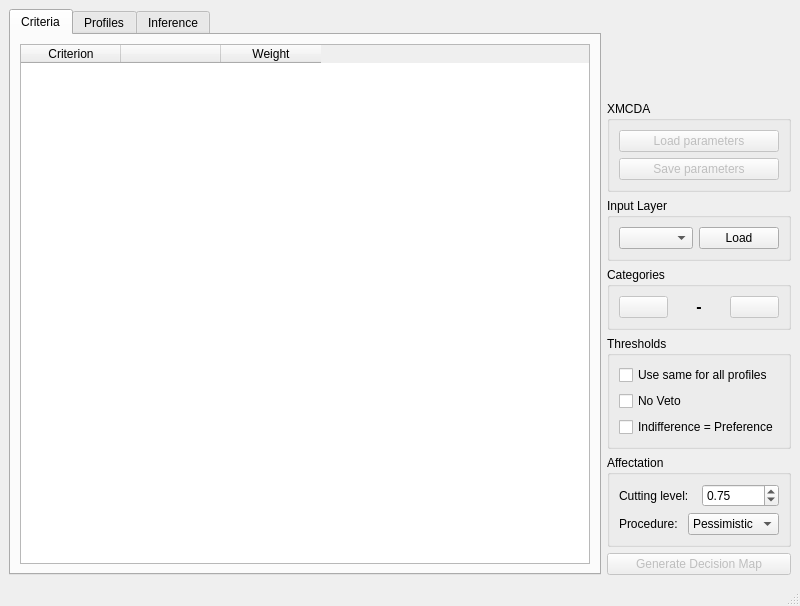
<?xml version="1.0" encoding="UTF-8"?>
<ui version="4.0">
 <class>EtriMainWindow</class>
 <widget class="QMainWindow" name="EtriMainWindow">
  <property name="geometry">
   <rect>
    <x>0</x>
    <y>0</y>
    <width>800</width>
    <height>606</height>
   </rect>
  </property>
  <property name="windowTitle">
   <string>Electre Tri</string>
  </property>
  <widget class="QWidget" name="centralwidget">
   <layout class="QGridLayout" name="gridLayout">
    <item row="0" column="0">
     <widget class="QTabWidget" name="Tab_params">
      <property name="currentIndex">
       <number>0</number>
      </property>
      <widget class="QWidget" name="tab_criteria">
       <attribute name="title">
        <string>Criteria</string>
       </attribute>
       <layout class="QGridLayout" name="gridLayout_2">
        <item row="0" column="0">
         <widget class="QTableWidget" name="table_crit">
          <property name="dragEnabled">
           <bool>false</bool>
          </property>
          <property name="alternatingRowColors">
           <bool>false</bool>
          </property>
          <property name="showGrid">
           <bool>false</bool>
          </property>
          <property name="cornerButtonEnabled">
           <bool>false</bool>
          </property>
          <property name="rowCount">
           <number>0</number>
          </property>
          <attribute name="horizontalHeaderVisible">
           <bool>true</bool>
          </attribute>
          <attribute name="horizontalHeaderDefaultSectionSize">
           <number>100</number>
          </attribute>
          <attribute name="horizontalHeaderHighlightSections">
           <bool>false</bool>
          </attribute>
          <attribute name="verticalHeaderVisible">
           <bool>false</bool>
          </attribute>
          <attribute name="verticalHeaderHighlightSections">
           <bool>false</bool>
          </attribute>
          <attribute name="verticalHeaderShowSortIndicator" stdset="0">
           <bool>false</bool>
          </attribute>
          <attribute name="verticalHeaderVisible">
           <bool>false</bool>
          </attribute>
          <attribute name="horizontalHeaderVisible">
           <bool>true</bool>
          </attribute>
          <attribute name="verticalHeaderShowSortIndicator" stdset="0">
           <bool>false</bool>
          </attribute>
          <attribute name="horizontalHeaderHighlightSections">
           <bool>false</bool>
          </attribute>
          <attribute name="verticalHeaderHighlightSections">
           <bool>false</bool>
          </attribute>
          <attribute name="horizontalHeaderDefaultSectionSize">
           <number>100</number>
          </attribute>
          <column>
           <property name="text">
            <string>Criterion</string>
           </property>
          </column>
          <column>
           <property name="text">
            <string/>
           </property>
          </column>
          <column>
           <property name="text">
            <string>Weight</string>
           </property>
          </column>
         </widget>
        </item>
       </layout>
      </widget>
      <widget class="QWidget" name="tab_profiles">
       <attribute name="title">
        <string>Profiles</string>
       </attribute>
       <layout class="QGridLayout" name="gridLayout_5">
        <item row="0" column="0">
         <widget class="QTableWidget" name="table_prof"/>
        </item>
        <item row="1" column="0">
         <widget class="QTabWidget" name="tab_thresholds">
          <property name="tabPosition">
           <enum>QTabWidget::North</enum>
          </property>
          <property name="tabShape">
           <enum>QTabWidget::Rounded</enum>
          </property>
          <property name="currentIndex">
           <number>0</number>
          </property>
          <widget class="QWidget" name="tab_indiff">
           <attribute name="title">
            <string>Indifference</string>
           </attribute>
           <layout class="QGridLayout" name="gridLayout_3">
            <item row="0" column="1">
             <widget class="QTableWidget" name="table_indiff"/>
            </item>
           </layout>
          </widget>
          <widget class="QWidget" name="tab_pref">
           <attribute name="title">
            <string>Preference</string>
           </attribute>
           <layout class="QGridLayout" name="gridLayout_4">
            <item row="0" column="0">
             <widget class="QTableWidget" name="table_pref"/>
            </item>
           </layout>
          </widget>
          <widget class="QWidget" name="tab_veto">
           <attribute name="title">
            <string>Veto</string>
           </attribute>
           <layout class="QGridLayout" name="gridLayout_7">
            <item row="0" column="0">
             <widget class="QTableWidget" name="table_veto"/>
            </item>
           </layout>
          </widget>
         </widget>
        </item>
       </layout>
      </widget>
      <widget class="QWidget" name="tab_inference">
       <attribute name="title">
        <string>Inference</string>
       </attribute>
       <layout class="QGridLayout" name="gridLayout_6">
        <item row="1" column="0">
         <widget class="QGroupBox" name="group_refs">
          <property name="title">
           <string>Reference actions</string>
          </property>
          <layout class="QVBoxLayout" name="verticalLayout_3">
           <item>
            <widget class="QTableWidget" name="table_refs">
             <property name="editTriggers">
              <set>QAbstractItemView::NoEditTriggers</set>
             </property>
             <column>
              <property name="text">
               <string>Category</string>
              </property>
              <property name="textAlignment">
               <set>AlignHCenter|AlignVCenter|AlignCenter</set>
              </property>
             </column>
            </widget>
           </item>
           <item>
            <layout class="QHBoxLayout" name="horizontalLayout">
             <item>
              <widget class="QPushButton" name="Bchooserefs">
               <property name="enabled">
                <bool>false</bool>
               </property>
               <property name="text">
                <string>Choose reference actions</string>
               </property>
              </widget>
             </item>
             <item>
              <widget class="QPushButton" name="Binfer">
               <property name="enabled">
                <bool>false</bool>
               </property>
               <property name="text">
                <string>Infer parameters</string>
               </property>
              </widget>
             </item>
            </layout>
           </item>
          </layout>
         </widget>
        </item>
        <item row="0" column="0">
         <widget class="QGroupBox" name="group_infparams">
          <property name="title">
           <string>Parameters</string>
          </property>
          <layout class="QVBoxLayout" name="verticalLayout">
           <item>
            <layout class="QHBoxLayout" name="model_layout">
             <item>
              <widget class="QLabel" name="label_combo">
               <property name="text">
                <string>Electre Tri model:</string>
               </property>
              </widget>
             </item>
             <item>
              <widget class="QComboBox" name="combo_model">
               <item>
                <property name="text">
                 <string>Bouyssou-Marchant</string>
                </property>
               </item>
              </widget>
             </item>
            </layout>
           </item>
           <item>
            <layout class="QHBoxLayout" name="inference_layout">
             <item>
              <widget class="QLabel" name="label_inference">
               <property name="text">
                <string>Inference:</string>
               </property>
              </widget>
             </item>
             <item>
              <widget class="QComboBox" name="combo_inference">
               <item>
                <property name="text">
                 <string>Global inference</string>
                </property>
               </item>
              </widget>
             </item>
            </layout>
           </item>
          </layout>
         </widget>
        </item>
       </layout>
      </widget>
     </widget>
    </item>
    <item row="0" column="1">
     <layout class="QVBoxLayout" name="right_layout">
      <item>
       <spacer name="verticalSpacer">
        <property name="orientation">
         <enum>Qt::Vertical</enum>
        </property>
        <property name="sizeHint" stdset="0">
         <size>
          <width>20</width>
          <height>20</height>
         </size>
        </property>
       </spacer>
      </item>
      <item>
       <widget class="QGroupBox" name="group_options">
        <property name="title">
         <string>XMCDA</string>
        </property>
        <layout class="QVBoxLayout" name="verticalLayout_2">
         <item>
          <widget class="QPushButton" name="Bloadxmcda">
           <property name="enabled">
            <bool>false</bool>
           </property>
           <property name="text">
            <string>Load parameters</string>
           </property>
          </widget>
         </item>
         <item>
          <widget class="QPushButton" name="Bsavexmcda">
           <property name="enabled">
            <bool>false</bool>
           </property>
           <property name="text">
            <string>Save parameters</string>
           </property>
          </widget>
         </item>
        </layout>
       </widget>
      </item>
      <item>
       <widget class="QGroupBox" name="group_input">
        <property name="title">
         <string>Input Layer</string>
        </property>
        <layout class="QGridLayout" name="gridLayout_9">
         <item row="0" column="0">
          <widget class="QComboBox" name="combo_layer"/>
         </item>
         <item row="0" column="1">
          <widget class="QPushButton" name="Bloadlayer">
           <property name="text">
            <string>Load</string>
           </property>
          </widget>
         </item>
        </layout>
       </widget>
      </item>
      <item>
       <widget class="QGroupBox" name="group_profiles">
        <property name="title">
         <string>Categories</string>
        </property>
        <layout class="QHBoxLayout" name="horizontalLayout_2">
         <item>
          <widget class="QPushButton" name="Badd_profile">
           <property name="enabled">
            <bool>false</bool>
           </property>
           <property name="text">
            <string/>
           </property>
           <property name="icon">
            <iconset resource="resources.qrc">
             <normaloff>:/plugins/etri/images/plus.svg</normaloff>:/plugins/etri/images/plus.svg</iconset>
           </property>
          </widget>
         </item>
         <item>
          <widget class="QLabel" name="label_ncategories">
           <property name="layoutDirection">
            <enum>Qt::LeftToRight</enum>
           </property>
           <property name="text">
            <string notr="true">&lt;!DOCTYPE HTML PUBLIC &quot;-//W3C//DTD HTML 4.0//EN&quot; &quot;http://www.w3.org/TR/REC-html40/strict.dtd&quot;&gt;
&lt;html&gt;&lt;head&gt;&lt;meta name=&quot;qrichtext&quot; content=&quot;1&quot; /&gt;&lt;style type=&quot;text/css&quot;&gt;
p, li { white-space: pre-wrap; }
&lt;/style&gt;&lt;/head&gt;&lt;body style=&quot; font-family:'DejaVu Sans'; font-size:10pt; font-weight:400; font-style:normal;&quot;&gt;
&lt;p align=&quot;center&quot; style=&quot; margin-top:0px; margin-bottom:0px; margin-left:0px; margin-right:0px; -qt-block-indent:0; text-indent:0px;&quot;&gt;&lt;span style=&quot; font-size:12pt; font-weight:600;&quot;&gt;-&lt;/span&gt;&lt;/p&gt;&lt;/body&gt;&lt;/html&gt;</string>
           </property>
          </widget>
         </item>
         <item>
          <widget class="QPushButton" name="Bdel_profile">
           <property name="enabled">
            <bool>false</bool>
           </property>
           <property name="text">
            <string/>
           </property>
           <property name="icon">
            <iconset resource="resources.qrc">
             <normaloff>:/plugins/etri/images/min.svg</normaloff>:/plugins/etri/images/min.svg</iconset>
           </property>
          </widget>
         </item>
        </layout>
       </widget>
      </item>
      <item>
       <widget class="QGroupBox" name="group_thresholds">
        <property name="maximumSize">
         <size>
          <width>388</width>
          <height>16777215</height>
         </size>
        </property>
        <property name="title">
         <string>Thresholds</string>
        </property>
        <layout class="QFormLayout" name="formLayout">
         <property name="fieldGrowthPolicy">
          <enum>QFormLayout::AllNonFixedFieldsGrow</enum>
         </property>
         <item row="5" column="0">
          <widget class="QCheckBox" name="cbox_samethresholds">
           <property name="text">
            <string>Use same for all profiles</string>
           </property>
          </widget>
         </item>
         <item row="6" column="0">
          <widget class="QCheckBox" name="cbox_noveto">
           <property name="text">
            <string>No Veto</string>
           </property>
          </widget>
         </item>
         <item row="7" column="0">
          <widget class="QCheckBox" name="cbox_sameqp">
           <property name="text">
            <string>Indifference = Preference</string>
           </property>
          </widget>
         </item>
        </layout>
       </widget>
      </item>
      <item>
       <widget class="QGroupBox" name="group_affectation">
        <property name="title">
         <string>Affectation</string>
        </property>
        <layout class="QGridLayout" name="gridLayout_8">
         <item row="0" column="0">
          <layout class="QHBoxLayout" name="cutlevel_layout">
           <item>
            <widget class="QLabel" name="label_cutlevel">
             <property name="text">
              <string>Cutting level:</string>
             </property>
            </widget>
           </item>
           <item>
            <widget class="QDoubleSpinBox" name="spinbox_cutlevel">
             <property name="minimum">
              <double>0.500000000000000</double>
             </property>
             <property name="maximum">
              <double>1.000000000000000</double>
             </property>
             <property name="singleStep">
              <double>0.010000000000000</double>
             </property>
             <property name="value">
              <double>0.750000000000000</double>
             </property>
            </widget>
           </item>
          </layout>
         </item>
         <item row="1" column="0">
          <layout class="QHBoxLayout" name="procedure_layout">
           <item>
            <widget class="QLabel" name="label_procedure">
             <property name="text">
              <string>Procedure:</string>
             </property>
            </widget>
           </item>
           <item>
            <widget class="QComboBox" name="combo_procedure">
             <item>
              <property name="text">
               <string>Pessimistic</string>
              </property>
             </item>
             <item>
              <property name="text">
               <string>Optimistic</string>
              </property>
             </item>
            </widget>
           </item>
          </layout>
         </item>
        </layout>
       </widget>
      </item>
      <item>
       <widget class="QPushButton" name="Bgenerate">
        <property name="enabled">
         <bool>false</bool>
        </property>
        <property name="text">
         <string>Generate Decision Map</string>
        </property>
        <property name="icon">
         <iconset resource="resources.qrc">
          <normaloff>:/plugins/etri/images/etri.svg</normaloff>:/plugins/etri/images/etri.svg</iconset>
        </property>
       </widget>
      </item>
     </layout>
    </item>
   </layout>
  </widget>
  <widget class="QMenuBar" name="menubar">
   <property name="geometry">
    <rect>
     <x>0</x>
     <y>0</y>
     <width>800</width>
     <height>25</height>
    </rect>
   </property>
  </widget>
  <widget class="QStatusBar" name="statusbar"/>
 </widget>
 <resources>
  <include location="resources.qrc"/>
 </resources>
 <connections/>
</ui>
